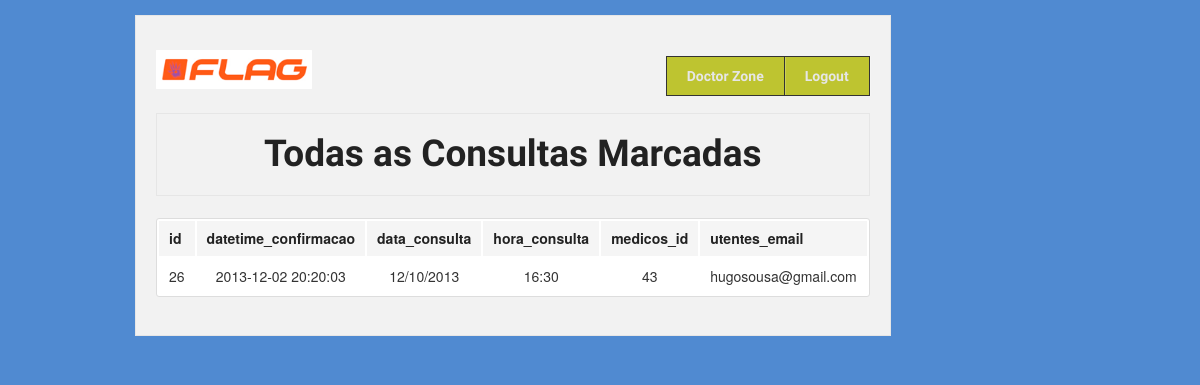
The app's page /Project_Clinica/medico/todas_consultas_marcadas.php (signed in), older data.
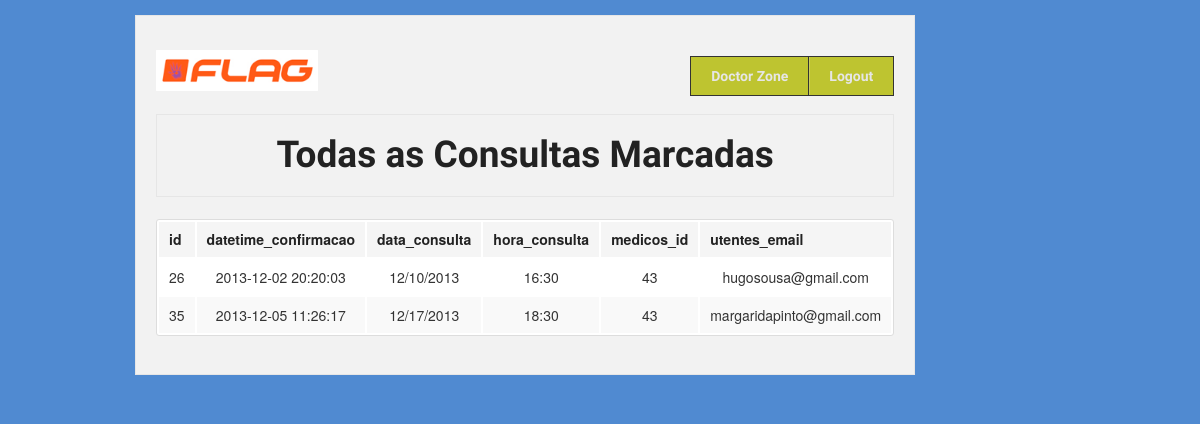
The same page, newer data.
### tables this page shows
CREATE TABLE `consultas_marcadas` (
  `id` int(11) unsigned NOT NULL AUTO_INCREMENT,
  `datetime_confirmacao` datetime NOT NULL,
  `data_consulta` varchar(10) NOT NULL,
  `hora_consulta` varchar(10) NOT NULL,
  `medicos_id` int(10) unsigned NOT NULL,
  `utentes_email` varchar(255) NOT NULL,
  PRIMARY KEY (`id`),
  KEY `fk_consultas_com_marcacao_confirmada_a_realizar_medicos1_idx` (`medicos_id`),
  KEY `fk_consultas_com_marcacao_confirmada_a_realizar_utentes1_idx` (`utentes_email`),
  CONSTRAINT `fk_consultas_com_marcacao_confirmada_a_realizar_medicos1` FOREIGN KEY (`medicos_id`) REFERENCES `medicos` (`id`) ON DELETE CASCADE ON UPDATE CASCADE,
  CONSTRAINT `fk_consultas_com_marcacao_confirmada_a_realizar_utentes1` FOREIGN KEY (`utentes_email`) REFERENCES `utentes` (`email`) ON DELETE CASCADE ON UPDATE CASCADE
);

### Project_Clinica/medico/todas_consultas_marcadas.php (the view, shortened to what this page needs)
<?php require '../MODEL/databaseConnection.php'; ?>
<!DOCTYPE html>
 <html class="no-js" lang="en">
<head>
  <link rel="stylesheet" href="../stylesheets/foundation.css">
  <link rel="stylesheet" href="../stylesheets/app.css">
</head>
<body style="background: #508AD1;" >
  <div class="row">
    <div style="width:auto;" class="twelve columns">
      <div class="panel">
      <div class="row">
        <div class="three columns">
          <h1><a href="index.php"><img src="../images/banners_logos/logo.png" /></a></h1>
        </div>
        <div style="text-align: center;" class="nine columns">
          <ul class="nav-bar right">
            <li style="background-color: rgb(190, 196, 48);"><a style="font-weight: bold;" href="index.php">Doctor Zone</a></li>
            <li style="background-color: rgb(190, 196, 48);"><a style="font-weight: bold;" href="logout.php">Logout</a></li>
          </ul>
        </div>
       </div>
       <div class="row">
        <div class="twelve columns">
          <div class="panel">
            <h2 style="text-align: center;">Todas as Consultas Marcadas</h2>
          </div>
        </div>
      </div>
      <div class="row">
        <div style="text-align: center;" class="eight columns center">
              <table class="twelve">
  <thead>
    <tr>
      <?php
          $sql = 'DESCRIBE consultas_marcadas';
          if ($result_set = $connection->query($sql)) {
          foreach ($result_set as $coluna) {
          ?>
              <th><?php echo $coluna[0]; ?></th>
         <?php
          }
         }
         ?>
          </tr>
        </thead>
  <tbody>
          <?php
        $sql = "SELECT *
                  FROM consultas_marcadas
                  WHERE medicos_id = (SELECT medicos_administracao_de_consultas.medicos_id
                                    FROM medicos_administracao_de_consultas
                                    WHERE medicos_administracao_de_consultas.username = '". $_SESSION['username'] . "')
                  ORDER BY str_to_date(data_consulta, '%m/%d/%Y') ASC, hora_consulta ASC";
            if ($result_set = $connection->query($sql)) {
            foreach ($result_set as $coluna){
            ?>
                <tr>
                  <td style="text-align: center; vertical-align: middle;"><?php echo $coluna[0]; ?></td>
                  <td style="text-align: center; vertical-align: middle;"><?php echo $coluna[1]; ?></td>
                  <td style="text-align: center; vertical-align: middle;"><?php echo $coluna[2]; ?></td>
                  <td style="text-align: center; vertical-align: middle;"><?php echo $coluna[3]; ?></td>
                  <td style="text-align: center; vertical-align: middle;"><?php echo $coluna[4]; ?></td>
                  <td style="text-align: center; vertical-align: middle;"><?php echo $coluna[5]; ?></td>
                </tr>
          <?php
             }
          }
          ?>
  </tbody>
</table>
          </div>
        </div>
      </div>
    </div>
</div>
</body>
</html>

Row changes from the older to the newer data that the page shows:
added consultas_marcadas: id "35", datetime_confirmacao "2013-12-05 11:26:17", data_consulta "12/17/2013", hora_consulta "18:30", medicos "43", utentes_email "margaridapinto@gmail.com"
